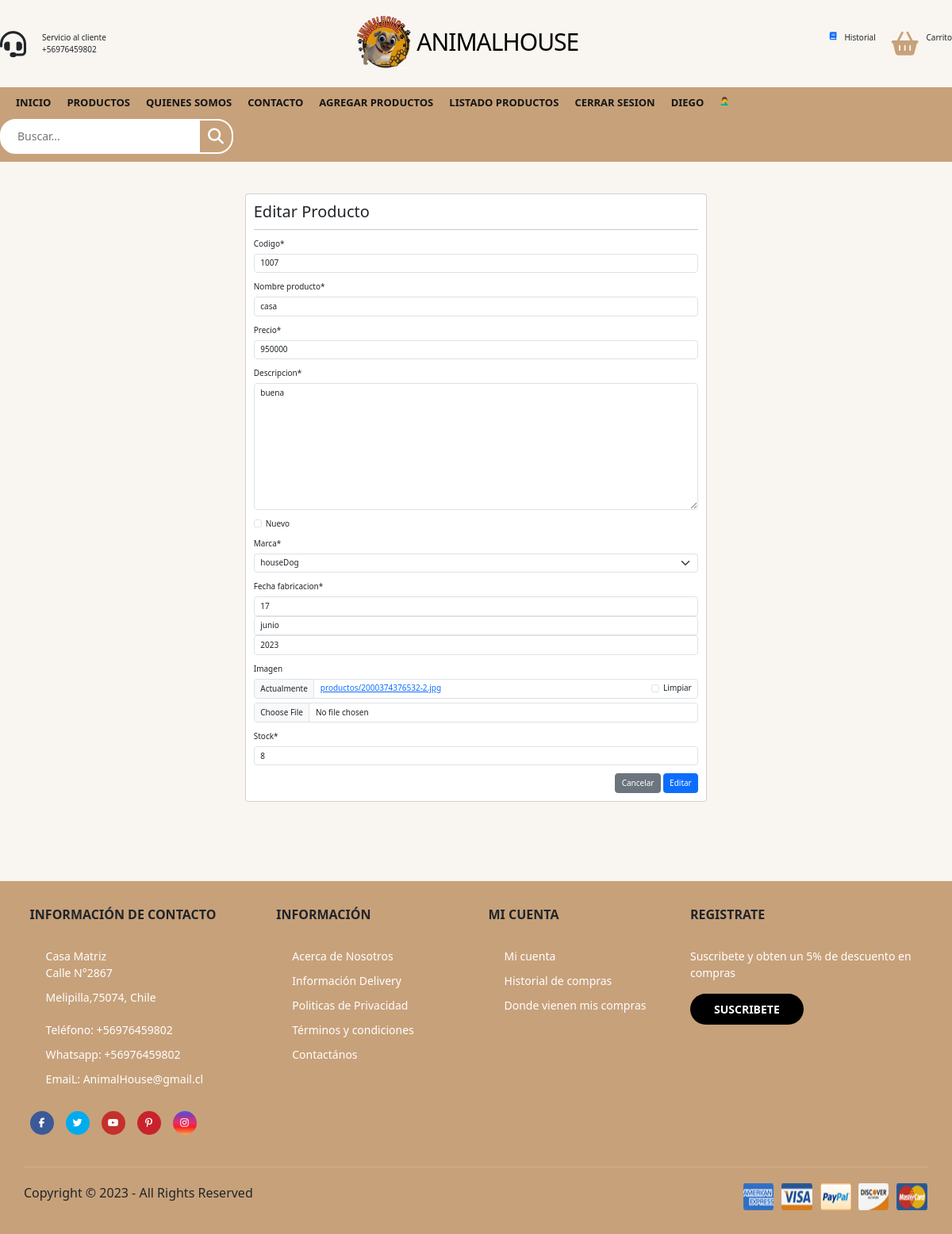
Page /modificar-producto/1/ (signed in) on the committed database.
### app/models.py (models this page shows, shortened)
class Producto(models.Model):
    codigo = models.CharField(max_length=6, null=True)
    nombre_producto = models.CharField(max_length=50)
    precio = models.IntegerField()
    descripcion = models.TextField()
    nuevo = models.BooleanField()
    marca = models.ForeignKey(Marca, on_delete=models.PROTECT)
    fecha_fabricacion = models.DateField()
    imagen = models.ImageField(upload_to="productos", null=True)
    Stock = models.IntegerField(null=True)

### app/views.py (the view, shortened to what this page needs)
# urls.py: path('modificar-producto/<id>/', modificar_producto, name="modificar_producto"),
@permission_required('app.change_producto')
def modificar_producto(request, id):
    producto = get_object_or_404(Producto, id=id)
    data = {
        'form': ProductoForm(instance=producto)
    }
    return render(request, 'app/producto/modificar.html', data)

### app/forms.py (shortened to what this page needs)
class ProductoForm(forms.ModelForm):
    nombre_producto = forms.CharField(min_length=2, max_length=50)
    imagen = forms.ImageField(required=False, validators=[MaxSizeFileValidator(max_file_size=2)])
    precio = forms.IntegerField(min_value=1, max_value=1500000)
    class Meta:
        model = Producto
        fields = '__all__'
        widgets = {
            "fecha_fabricacion": forms.SelectDateWidget()
        }

### app/models.py (called while the page is built)
    def __str__(self):
        return self.nombre_marca

### app/templates/app/producto/modificar.html (shortened to what this page needs)
{% extends 'app/base.html' %}
{% block contenido %}
<br><br>
{% load crispy_forms_tags %}
        <div class="row">
            <div class="col-12 col-md-6 offset-md-3">
                <div class="card">
                    <div class="card-body">
                            <h2>Editar Producto</h2>
                            <hr>
                    <form action="" method="post" enctype="multipart/form-data">
                        {{ form | crispy }}
                        <div class="d-flex justify-content-end">
                            <input type="reset" value="Cancelar" class="btn btn-secondary">
                            <input type="submit" value="Editar" class="btn btn-primary">
                        </div>
                    </form>
            </div>
        </div>
    </div>
</div>
{% endblock %}

### app/templates/app/base.html (shortened to what this page needs)
{% load static %}
<link href="https://cdn.jsdelivr.net/npm/bootstrap@5.3.0/dist/css/bootstrap.min.css" rel="stylesheet">
<!DOCTYPE html>
<html lang="en">
<head>
	<link rel="stylesheet" href="{% static 'app/css/styles.css' %}" />
</head>
<body>
	<header>
		<div class="container-hero">
			<div class="container hero">
				<div class="customer-support">
					<i class="fa-solid fa-headset"></i>
					<div class="content-customer-support">
						<span class="text">Servicio al cliente</span>
						<span class="number">+56976459802</span>
					</div>
				</div>
				<div class="container-logo">
					<img src="{% static 'app/img/logo_perro.png' %}" alt="" height="70px">
					<h1 class="logo"><a href="{% url 'home' %}"> AnimalHouse</a></h1>
				</div>
				<div class="container-user">
					<a href="{% url 'perfil' %}"><i class="fa-solid fa-book"></i></a>
						<span class="text">Historial</span>
					<a href="{% url 'carro' %}"><i class="fa-solid fa-basket-shopping"></i></a>
					<div class="content-shopping-cart">
						<span class="text">Carrito</span>
					</div>
				</div>
			</div>
		</div>
		<div class="container-navbar">
			<nav class="navbar container">
				<ul class="menu">
					<li><a href="{% url 'home' %}">Inicio</a></li>
					<li><a href="{% url 'productos' %}">Productos</a></li>
					<li><a href="{% url 'somos' %}">Quienes somos</a></li>
					<li><a href="{% url 'contacto' %}">Contacto</a></li>
					{% if perms.app.add_producto %}
					<li><a href="{% url 'agregar_producto' %}">Agregar productos</a></li>
					{% endif %}
					{% if perms.app.view_producto %}
					<li><a href="{% url 'listar_productos' %}">Listado productos</a></li>
					{% endif %}
					{% if user.is_authenticated %}
					<li><a href="{% url 'logout' %}">Cerrar sesion</a></li>
					<li><a href="#">{{ user.username}}</a></li>
					{% if suscrito %}
                    👌
					{% else %}
                    🤦‍♂️
					{% endif %}
					{% else %}
					<li><a href="{% url 'login' %}">Iniciar sesión</a></li>
					<li><a href="{% url 'registro' %}">Registrate</a></li>
					{% endif %}
				</ul>
				<form class="search-form">
					<input type="search" placeholder="Buscar..." />
					<button class="btn-search">
						<i class="fa-solid fa-magnifying-glass"></i>
					</button>
				</form>
			</nav>
		</div>
	</header>
	<main class="main-content">
        {% block contenido %}
        {% endblock %}
	</main>
	<footer class="footer">
		<div class="container container-footer">
			<div class="menu-footer">
				<div class="contact-info">
					<p class="title-footer">Información de Contacto</p>
					<ul>
						<li>
							Casa Matriz
							<p>Calle N°2867 </p>
							<p>Melipilla,75074, Chile</p>
						</li>
						<li>Teléfono: +56976459802 </li>
						<li>Whatsapp: +56976459802</li>
						<li>EmaiL: AnimalHouse@gmail.cl</li>
					</ul>
					<div class="social-icons">
						<span class="facebook">
							<i class="fa-brands fa-facebook-f"></i>
						</span>
						<span class="twitter">
							<i class="fa-brands fa-twitter"></i>
						</span>
						<span class="youtube">
							<i class="fa-brands fa-youtube"></i>
						</span>
						<span class="pinterest">
							<i class="fa-brands fa-pinterest-p"></i>
						</span>
						<span class="instagram">
							<i class="fa-brands fa-instagram"></i>
						</span>
					</div>
				</div>
				<div class="information">
					<p class="title-footer">Información</p>
					<ul>
						<li><a href="#">Acerca de Nosotros</a></li>
						<li><a href="#">Información Delivery</a></li>
						<li><a href="#">Politicas de Privacidad</a></li>
						<li><a href="#">Términos y condiciones</a></li>
						<li><a href="#">Contactános</a></li>
					</ul>
				</div>
				<div class="my-account">
					<p class="title-footer">Mi cuenta</p>
					<ul>
						<li><a href="#">Mi cuenta</a></li>
						<li><a href="#">Historial de compras</a></li>
						<li><a href="#">Donde vienen mis compras</a></li>
					</ul>
				</div>
				<div class="newsletter">
					<p class="title-footer">Registrate</p>
					<div class="content">
						<p>
							Suscribete y obten un 5% de descuento en compras
						</p>
						<br>
						<a href="{% url 'suscribir' %}">Suscribete</a>
					</div>
				</div>
			</div>
			<div class="copyright">
				<p>
					Copyright © 2023 - All Rights Reserved
				</p>
				<img src="{% static 'app/img/payment.png' %}" alt="Pagos">
			</div>
		</div>
	</footer>
</body>
</html>

### app/static/app/css/styles.css (style rules this page uses)
:root { --primary-color: #c7a17a; --background-color: #f9f5f0; --dark-color: #151515; }
html { font-size: 62.5%; font-family: 'Poppins', sans-serif; }
* { margin: 0; padding: 0; box-sizing: border-box; }
.container { max-width: 120rem; margin: 0 auto; }
.container-hero { background-color: var(--background-color); }
.hero { display: flex; justify-content: space-between; align-items: center; padding: 2rem 0; }
.customer-support { display: flex; align-items: center; gap: 2rem; }
.customer-support i { font-size: 3.3rem; }
.content-customer-support { display: flex; flex-direction: column; }
.container-logo { display: flex; align-items: center; gap: 0.5rem; }
.container-logo h1 a { text-decoration: none; color: #000; font-size: 3rem; text-transform: uppercase; letter-spacing: -1px; }
.container-user { display: flex; gap: 1rem; cursor: pointer; }
.container-user .fa-basket-shopping { font-size: 3rem; color: var(--primary-color); padding-left: 1rem; }
.content-shopping-cart { display: flex; flex-direction: column; }
.container-navbar { background-color: var(--primary-color); }
.navbar { display: flex; justify-content: space-between; align-items: center; padding: 1rem 0; }
.menu { display: flex; gap: 2rem; }
.menu li { list-style: none; }
.menu a { text-decoration: none; font-size: 1.3rem; color: var(--dark-color); font-weight: 600; text-transform: uppercase; position: relative; }
.menu a::after { content: ''; width: 1.5rem; height: 1px; background-color: #fff; position: absolute; bottom: -3px; left: 50%; transform: translate(-50%, 50%); opacity: 0; transition: all 0.3s ease; }
.search-form { position: relative; display: flex; align-items: center; border: 2px solid #fff; border-radius: 2rem; background-color: #fff; height: 4.4rem; overflow: hidden; }
.search-form input { outline: none; font-family: inherit; border: none; width: 25rem; font-size: 1.4rem; padding: 0 2rem; color: #777; cursor: pointer; }
.search-form .btn-search { border: none; background-color: var(--primary-color); display: flex; align-items: center; justify-content: center; height: 100%; padding: 1rem; }
.btn-search i { font-size: 2rem; color: #fff; }
.main-content { padding: 10px; padding-bottom: 100px; background-color: var(--background-color); }
.footer { background-color: var(--primary-color); }
.container-footer { display: flex; flex-direction: column; gap: 4rem; padding: 3rem; }
.menu-footer { display: grid; grid-template-columns: repeat(3, 1fr) 30rem; gap: 3rem; justify-items: center; }
.title-footer { font-weight: 600; font-size: 1.6rem; text-transform: uppercase; }
.contact-info, .information, .my-account, .newsletter { display: flex; flex-direction: column; gap: 2rem; }
.contact-info ul, .information ul, .my-account ul { display: flex; flex-direction: column; gap: 1rem; }
.contact-info ul li, .information ul li, .my-account ul li { list-style: none; color: #fff; font-size: 1.4rem; font-weight: 300; }
.information ul li a, .my-account ul li a { text-decoration: none; color: #fff; font-weight: 300; }
.social-icons { display: flex; gap: 1.5rem; }
.social-icons span { border-radius: 50%; width: 3rem; height: 3rem; display: flex; align-items: center; justify-content: center; }
.social-icons span i { color: #fff; font-size: 1.2rem; }
.facebook { background-color: #3b5998; }
.twitter { background-color: #00acee; }
.youtube { background-color: #c4302b; }
.pinterest { background-color: #c8232c; }
.instagram { background: linear-gradient( #405de6, #833ab4, #c13584, #e1306c, #fd1d1d, #f56040, #fcaf45 ); }
.content p { font-size: 1.4rem; color: #fff; font-weight: 300; }
.content a { border: none; background-color: #000; color: #fff; text-transform: uppercase; padding: 1rem 3rem; border-radius: 2rem; font-size: 1.4rem; font-family: inherit; cursor: pointer; font-weight: 600; text-decoration: none; }
.copyright { display: flex; justify-content: space-between; padding-top: 2rem; border-top: 1px solid #d2b495; }
.copyright p { font-weight: 400; font-size: 1.6rem; }

### rows in the picture
Producto: codigo "1007", nombre_producto "casa", precio "950000", descripcion "buena", marca "houseDog", Stock "8"

### other values in the picture
{{ user.username }} "DIEGO"
